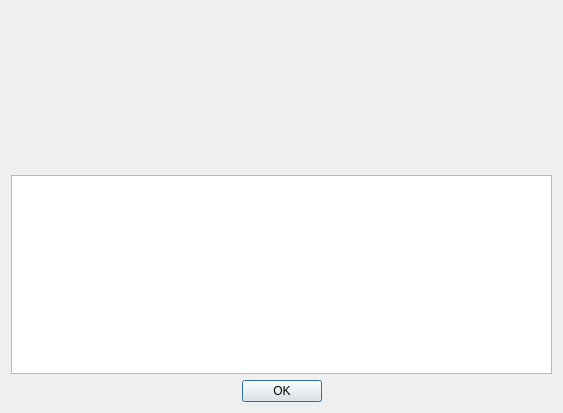
<?xml version="1.0" encoding="UTF-8"?>
<ui version="4.0">
 <class>AboutDialog</class>
 <widget class="QDialog" name="AboutDialog">
  <property name="geometry">
   <rect>
    <x>0</x>
    <y>0</y>
    <width>563</width>
    <height>413</height>
   </rect>
  </property>
  <property name="windowTitle">
   <string>About Texmaker</string>
  </property>
  <layout class="QGridLayout" name="gridLayout">
   <item row="0" column="0">
    <layout class="QHBoxLayout" name="horizontalLayout">
     <item>
      <spacer>
       <property name="orientation">
        <enum>Qt::Horizontal</enum>
       </property>
       <property name="sizeHint" stdset="0">
        <size>
         <width>18</width>
         <height>158</height>
        </size>
       </property>
      </spacer>
     </item>
     <item>
      <widget class="QLabel" name="label">
       <property name="sizePolicy">
        <sizepolicy hsizetype="Expanding" vsizetype="Minimum">
         <horstretch>0</horstretch>
         <verstretch>0</verstretch>
        </sizepolicy>
       </property>
       <property name="text">
        <string/>
       </property>
       <property name="scaledContents">
        <bool>false</bool>
       </property>
      </widget>
     </item>
     <item>
      <spacer>
       <property name="orientation">
        <enum>Qt::Horizontal</enum>
       </property>
       <property name="sizeHint" stdset="0">
        <size>
         <width>18</width>
         <height>158</height>
        </size>
       </property>
      </spacer>
     </item>
    </layout>
   </item>
   <item row="1" column="0">
    <widget class="QTextBrowser" name="textBrowser"/>
   </item>
   <item row="2" column="0">
    <widget class="QDialogButtonBox" name="buttonBox">
     <property name="standardButtons">
      <set>QDialogButtonBox::Ok</set>
     </property>
     <property name="centerButtons">
      <bool>true</bool>
     </property>
    </widget>
   </item>
  </layout>
 </widget>
 <resources/>
 <connections>
  <connection>
   <sender>buttonBox</sender>
   <signal>accepted()</signal>
   <receiver>AboutDialog</receiver>
   <slot>accept()</slot>
   <hints>
    <hint type="sourcelabel">
     <x>232</x>
     <y>451</y>
    </hint>
    <hint type="destinationlabel">
     <x>232</x>
     <y>234</y>
    </hint>
   </hints>
  </connection>
 </connections>
</ui>
